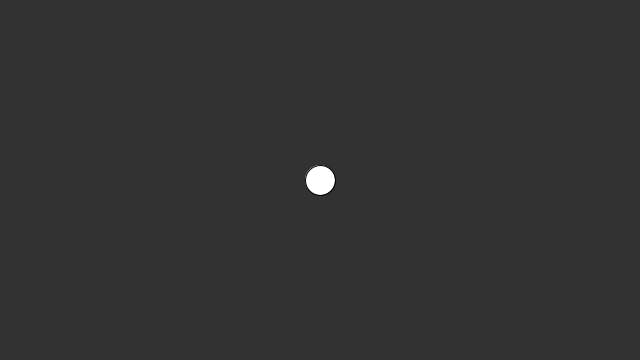
Frame 1 (no input)
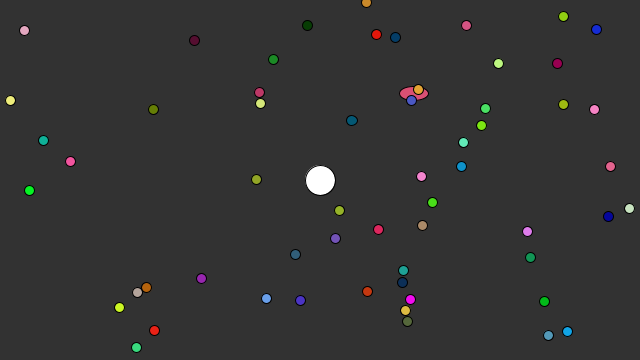
Frame 60 (the mouse pressed at the canvas centre just before this capture)
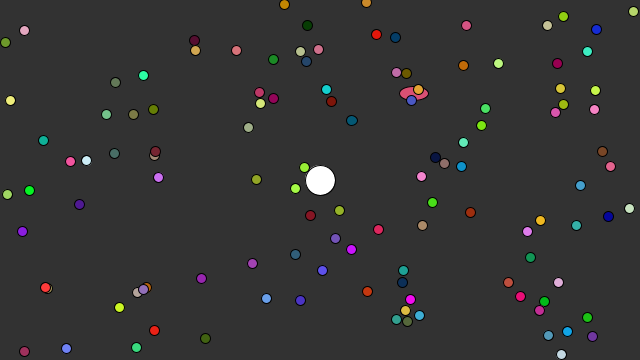
Frame 120 (the mouse held since frame 60 and released just before this capture)

The Processing sketch that drew these frames (run headless with seeded random() and noise(); from frame 60 on, the mouse is pressed at the canvas centre):

// Processing sketch: circle_move
// ── circle_move.pde
float circleX;
float circleY;
float circleSizeX;
float circleSizeY;
float circleRed;
float circleBlue;
float circleGreen;

void setup() {
  size(640, 360);
  circleX = width/2;
  circleY = height/2;
  background(50);
  circleSizeX = 30;
  circleSizeY = 30;
  circleRed = 255;
  circleBlue = 255;
  circleGreen = 255;
}

void draw() {
  //drawing stuff
  fill(circleRed, circleGreen, circleBlue);
  ellipse(circleX, circleY, circleSizeX, circleSizeY);
  
  //logic
  circleX=random(width);
  circleY=random(height);
  circleSizeX = random(10,circleSizeY);
  circleSizeY = random(10,circleSizeX);
  circleRed = random(0,255);
  circleGreen = random(0,255);
  circleBlue = random(0,255);
}
